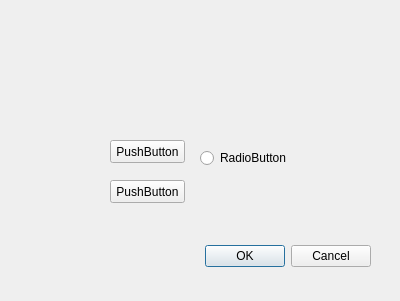
<?xml version="1.0" encoding="UTF-8"?>
<ui version="4.0">
 <class>Dialog</class>
 <widget class="QDialog" name="Dialog">
  <property name="geometry">
   <rect>
    <x>0</x>
    <y>0</y>
    <width>400</width>
    <height>301</height>
   </rect>
  </property>
  <property name="windowTitle">
   <string>Dialog</string>
  </property>
  <widget class="QDialogButtonBox" name="buttonBox">
   <property name="geometry">
    <rect>
     <x>30</x>
     <y>240</y>
     <width>341</width>
     <height>32</height>
    </rect>
   </property>
   <property name="orientation">
    <enum>Qt::Horizontal</enum>
   </property>
   <property name="standardButtons">
    <set>QDialogButtonBox::Cancel|QDialogButtonBox::Ok</set>
   </property>
  </widget>
  <widget class="QPushButton" name="pushButton">
   <property name="geometry">
    <rect>
     <x>110</x>
     <y>140</y>
     <width>75</width>
     <height>23</height>
    </rect>
   </property>
   <property name="text">
    <string>PushButton</string>
   </property>
  </widget>
  <widget class="QPushButton" name="pushButton_2">
   <property name="geometry">
    <rect>
     <x>110</x>
     <y>180</y>
     <width>75</width>
     <height>23</height>
    </rect>
   </property>
   <property name="text">
    <string>PushButton</string>
   </property>
  </widget>
  <widget class="QRadioButton" name="radioButton">
   <property name="geometry">
    <rect>
     <x>200</x>
     <y>150</y>
     <width>86</width>
     <height>16</height>
    </rect>
   </property>
   <property name="text">
    <string>RadioButton</string>
   </property>
  </widget>
 </widget>
 <resources/>
 <connections>
  <connection>
   <sender>buttonBox</sender>
   <signal>accepted()</signal>
   <receiver>Dialog</receiver>
   <slot>accept()</slot>
   <hints>
    <hint type="sourcelabel">
     <x>248</x>
     <y>254</y>
    </hint>
    <hint type="destinationlabel">
     <x>157</x>
     <y>274</y>
    </hint>
   </hints>
  </connection>
  <connection>
   <sender>buttonBox</sender>
   <signal>rejected()</signal>
   <receiver>Dialog</receiver>
   <slot>reject()</slot>
   <hints>
    <hint type="sourcelabel">
     <x>316</x>
     <y>260</y>
    </hint>
    <hint type="destinationlabel">
     <x>286</x>
     <y>274</y>
    </hint>
   </hints>
  </connection>
 </connections>
</ui>
